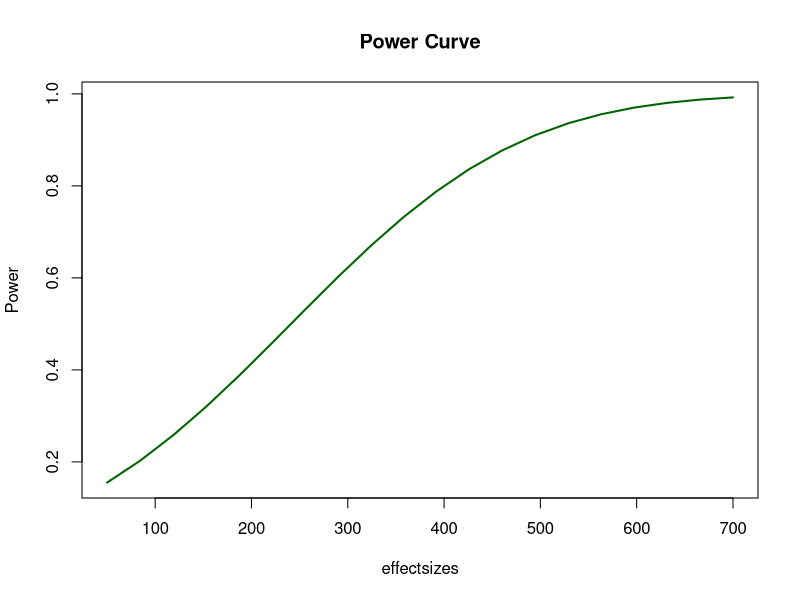
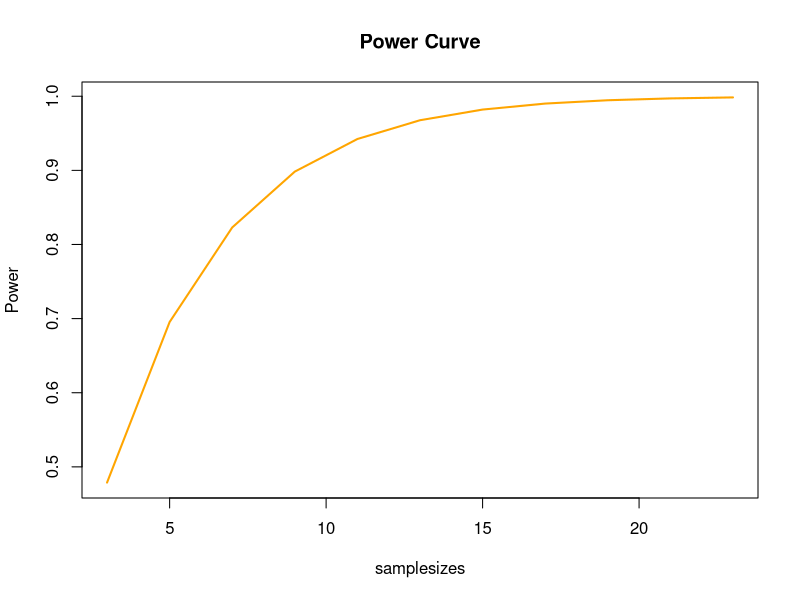
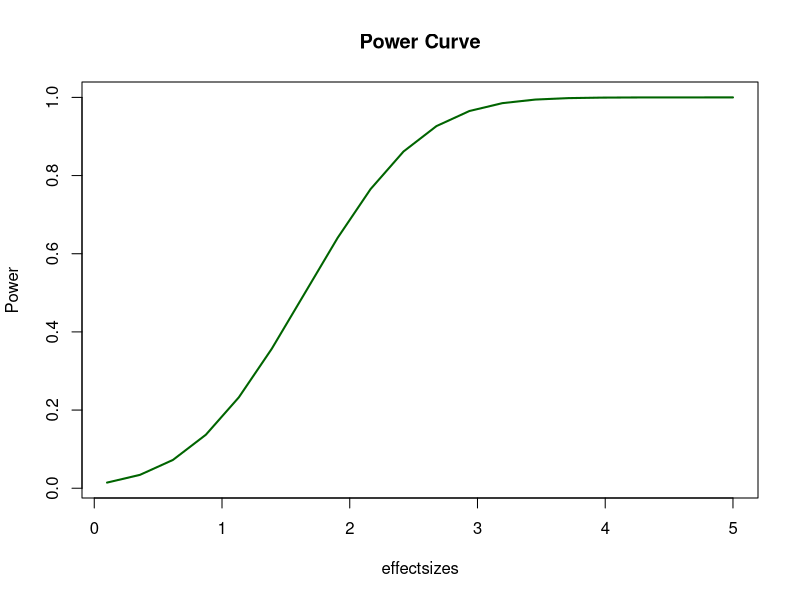
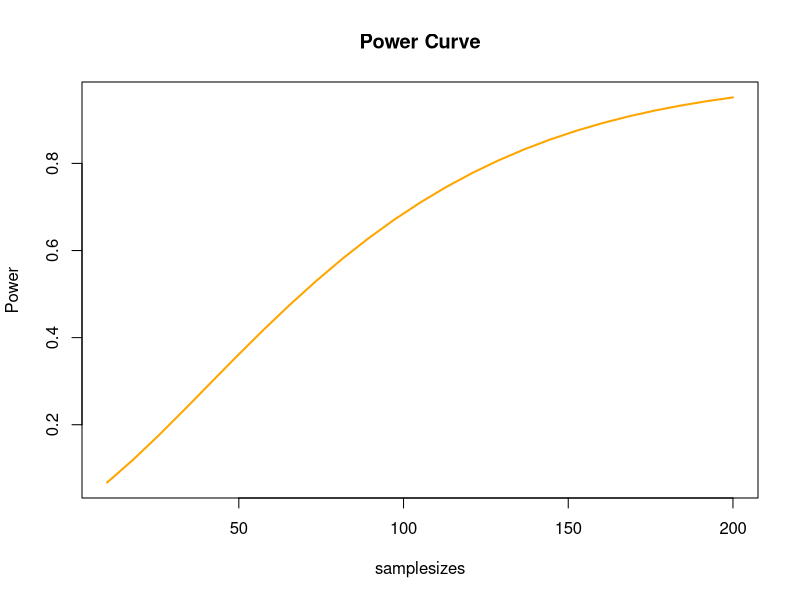

Reproduce these figures in R, in order.
#Power Curve: 1 Sample 

#Effect Size 
powerholder = c()
effectsizes = seq(50,700, length =20)

for(i in 1:20){
  powerholder[i] = power.t.test(n = 8, delta = effectsizes[i], sd = 500, sig.level = .1, 
                                type = 'one.sample', alternative = "one.sided")$power
}
plot(effectsizes, powerholder, type = 'l', col = 'darkgreen', main = "Power Curve", 
     ylab = 'Power', lwd = 2)



#Sample Size 
#What a Business can look at to see their affordablility per unit to get the best Power possible
powerholder = c()
samplesizes = seq(3, 24, by =2)

for(i in 1:11){
  powerholder[i] = power.t.test(n = samplesizes[i], delta = 450, sd=500, sig.level = .1,
                                type = "one.sample", alternative = "one.sided")$power
}
plot(samplesizes, powerholder, type = 'l', col = 'orange', main="Power Curve", ylab = 'Power', lwd =2)






#Power Curve: 2 Sample 


#Effect Size 
powerholder = c()
effectsizes = seq(.1,5, length =20)

for(i in 1:20){
  powerholder[i] = power.t.test(n = 65, delta = effectsizes[i], sd = 4, sig.level = .01, 
                                type = 'two.sample', alternative = "one.sided")$power
}
plot(effectsizes, powerholder, type = 'l', col = 'darkgreen', main = "Power Curve", 
     ylab = 'Power', lwd = 2)


#Sample Size 
powerholder = c()
samplesizes = seq(10, 200, length =25)

for(i in 1:25){
  powerholder[i] = power.t.test(n = samplesizes[i], delta = 1.6, sd=4, sig.level = .01,
                                type = "two.sample", alternative = "one.sided")$power
}
plot(samplesizes, powerholder, type = 'l', col = 'orange', main="Power Curve", ylab = 'Power', lwd =2)
